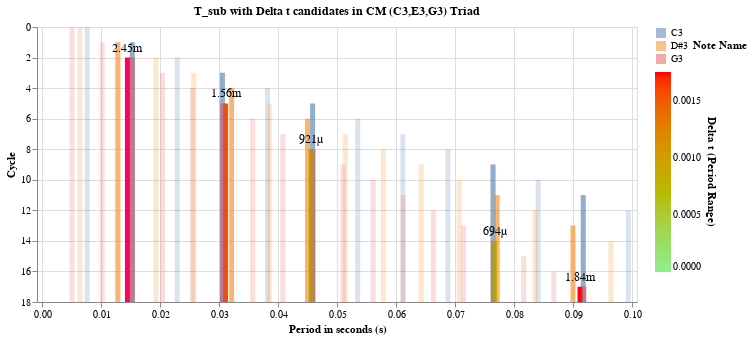

The cell this chart's notebook holds for it:
### Code cell
chart2 = alt.Chart(observable_df).mark_bar(
    # color='black'
).encode(
    x=alt.X('mean_t_sub').scale(domain=[0, 0.1]),
    # x2=alt.X2('t_value_max'),
    y=alt.Y('max_cycle:Q', scale=alt.Scale(reverse=True)),
    y2=alt.Y2(datum=18),
    color=alt.Color('difference',title='Delta t (Period Range)', scale=alt.Scale(domain=[0,.00175],range=['lightgreen','red']))
    
)

chart4 = alt.Chart(observable_df).mark_text(
    color='black',
    align='center',
    dy=-10,
    fontSize=12,
).encode(
    x=alt.X('mean_t_sub').scale(domain=[0, 0.1]),
    # x2=alt.X2('t_value_max'),
    y=alt.Y('max_cycle:Q', scale=alt.Scale(reverse=True)),
    y2=alt.Y2(datum=18),
    text=alt.Text('difference:Q', format='.3s', ),
    
)
(chart1+chart2+chart3+chart4).properties(
    width=600,
    height=275,
    # title='Mean Note Period with Delta t (or range) Cmin7 (C3,D#3,G3,A#3) Chord'
    title='T_sub with Delta t candidates in CM (C3,E3,G3) Triad',
    # title='T_sub with Delta t candidates in Caug (C3,E3,G#3) Triad'
).configure_title(
    fontSize=12,
).resolve_legend(color='shared').configure_legend(
    # orient='left',
    titleOrient='right',
  
)

### Figure 1 — Vega-Lite specification as saved in the notebook (floating-point values rounded to 4 significant figures)
{"config": {"view": {"continuousWidth": 300, "continuousHeight": 300}, "legend": {"titleOrient": "right"}, "title": {"fontSize": 12}}, "layer": [{"data": {"name": "data-fc2726812941c6c0fdbfe49a5015769c"}, "mark": {"type": "bar", "opacity": 0.5}, "encoding": {"color": {"field": "note_name", "legend": {"title": "Note Name"}, "type": "nominal"}, "x": {"field": "t_values", "scale": {"domain": [0, 0.1]}, "type": "quantitative"}, "y": {"field": "cycle_or_t", "scale": {"reverse": true}, "type": "quantitative"}, "y2": {"datum": 18}}}, {"data": {"name": "data-4d2176d6e185546a7a68c3d74cf1b6a5"}, "mark": {"type": "bar"}, "encoding": {"color": {"field": "difference", "scale": {"domain": [0, 0.00175], "range": ["lightgreen", "red"]}, "title": "Delta t (Period Range)", "type": "quantitative"}, "x": {"field": "mean_t_sub", "scale": {"domain": [0, 0.1]}, "type": "quantitative"}, "y": {"field": "max_cycle", "scale": {"reverse": true}, "type": "quantitative"}, "y2": {"datum": 18}}}, {"data": {"name": "data-dfd79b46d6d3869d8fe3d5237f46af30"}, "mark": {"type": "bar", "clip": true, "opacity": 0.2}, "encoding": {"color": {"field": "note_name", "legend": null, "type": "nominal"}, "x": {"axis": {"tickCount": 10}, "field": "t_values", "scale": {"domain": [0, 0.1]}, "title": "Period in seconds (s)", "type": "quantitative"}, "y": {"field": "cycle_or_t", "scale": {"reverse": true}, "title": "Cycle", "type": "quantitative"}, "y2": {"datum": 18}}}, {"data": {"name": "data-4d2176d6e185546a7a68c3d74cf1b6a5"}, "mark": {"type": "text", "align": "center", "color": "black", "dy": -10, "fontSize": 12}, "encoding": {"text": {"field": "difference", "format": ".3s", "type": "quantitative"}, "x": {"field": "mean_t_sub", "scale": {"domain": [0, 0.1]}, "type": "quantitative"}, "y": {"field": "max_cycle", "scale": {"reverse": true}, "type": "quantitative"}, "y2": {"datum": 18}}}], "height": 275, "resolve": {"legend": {"color": "shared"}}, "title": "T_sub with Delta t candidates in CM (C3,E3,G3) Triad", "width": 600, "$schema": "https://vega.github.io/schema/vega-lite/v5.20.1.json", "datasets": {"data-fc2726812941c6c0fdbfe49a5015769c": [{"note_name": "C3", "t_values": 0.07645, "cycle_or_t": 9.0, "winner_num": 1}, {"note_name": "D#3", "t_values": 0.07714, "cycle_or_t": 11.0, "winner_num": 1}, {"note_name": "G3", "t_values": 0.07653, "cycle_or_t": 14.0, "winner_num": 1}, {"note_name": "C3", "t_values": 0.04587, "cycle_or_t": 5.0, "winner_num": 2}, {"note_name": "D#3", "t_values": 0.045, "cycle_or_t": 6.0, "winner_num": 2}, {"note_name": "G3", "t_values": 0.04592, "cycle_or_t": 8.0, "winner_num": 2}, {"note_name": "C3", "t_values": 0.03058, "cycle_or_t": 3.0, "winner_num": 3}, {"note_name": "D#3", "t_values": 0.03214, "cycle_or_t": 4.0, "winner_num": 3}, {"note_name": "G3", "t_values": 0.03061, "cycle_or_t": 5.0, "winner_num": 3}, {"note_name": "C3", "t_values": 0.09173, "cycle_or_t": 11.0, "winner_num": 4}, {"note_name": "D#3", "t_values": 0.09, "cycle_or_t": 13.0, "winner_num": 4}, {"note_name": "G3", "t_values": 0.09184, "cycle_or_t": 17.0, "winner_num": 4}, {"note_name": "C3", "t_values": 0.01529, "cycle_or_t": 1.0, "winner_num": 5}, {"note_name": "D#3", "t_values": 0.01286, "cycle_or_t": 1.0, "winner_num": 5}, {"note_name": "G3", "t_values": 0.01531, "cycle_or_t": 2.0, "winner_num": 5}], "data-4d2176d6e185546a7a68c3d74cf1b6a5": [{"t_values": [0.01529, 0.01286, 0.01531], "mean_t_sub": 0.01448, "indices": [1.0, 1, 2.0], "difference": 0.00245, "difference_ratio": 0.1691, "order": 1, "t_value_min": 0.01286, "t_value_max": 0.01531, "max_cycle": 2.0}, {"t_values": [0.03058, 0.03214, 0.03061], "mean_t_sub": 0.03111, "indices": [3.0, 4, 5.0], "difference": 0.001563, "difference_ratio": 0.05025, "order": 2, "t_value_min": 0.03058, "t_value_max": 0.03214, "max_cycle": 5.0}, {"t_values": [0.04587, 0.045, 0.04592], "mean_t_sub": 0.04559, "indices": [5.0, 6, 8.0], "difference": 0.0009212, "difference_ratio": 0.0202, "order": 3, "t_value_min": 0.045, "t_value_max": 0.04592, "max_cycle": 8.0}, {"t_values": [0.07645, 0.07714, 0.07653], "mean_t_sub": 0.07671, "indices": [9.0, 11, 14.0], "difference": 0.0006938, "difference_ratio": 0.009045, "order": 4, "t_value_min": 0.07645, "t_value_max": 0.07714, "max_cycle": 14.0}, {"t_values": [0.09173, 0.09, 0.09184], "mean_t_sub": 0.09119, "indices": [11.0, 13, 17.0], "difference": 0.001842, "difference_ratio": 0.0202, "order": 5, "t_value_min": 0.09, "t_value_max": 0.09184, "max_cycle": 17.0}], "data-dfd79b46d6d3869d8fe3d5237f46af30": [{"cycle_or_t": 0, "note_name": "C3", "t_values": 0.007645}, {"cycle_or_t": 1, "note_name": "C3", "t_values": 0.01529}, {"cycle_or_t": 2, "note_name": "C3", "t_values": 0.02293}, {"cycle_or_t": 3, "note_name": "C3", "t_values": 0.03058}, {"cycle_or_t": 4, "note_name": "C3", "t_values": 0.03822}, {"cycle_or_t": 5, "note_name": "C3", "t_values": 0.04587}, {"cycle_or_t": 6, "note_name": "C3", "t_values": 0.05351}, {"cycle_or_t": 7, "note_name": "C3", "t_values": 0.06116}, {"cycle_or_t": 8, "note_name": "C3", "t_values": 0.0688}, {"cycle_or_t": 9, "note_name": "C3", "t_values": 0.07645}, {"cycle_or_t": 10, "note_name": "C3", "t_values": 0.08409}, {"cycle_or_t": 11, "note_name": "C3", "t_values": 0.09173}, {"cycle_or_t": 12, "note_name": "C3", "t_values": 0.09938}, {"cycle_or_t": 13, "note_name": "C3", "t_values": 0.107}, {"cycle_or_t": 14, "note_name": "C3", "t_values": 0.1147}, {"cycle_or_t": 15, "note_name": "C3", "t_values": 0.1223}, {"cycle_or_t": 16, "note_name": "C3", "t_values": 0.13}, {"cycle_or_t": 17, "note_name": "C3", "t_values": 0.1376}, {"cycle_or_t": 18, "note_name": "C3", "t_values": 0.1452}, {"cycle_or_t": 0, "note_name": "D#3", "t_values": 0.006428}, {"cycle_or_t": 1, "note_name": "D#3", "t_values": 0.01286}, {"cycle_or_t": 2, "note_name": "D#3", "t_values": 0.01928}, {"cycle_or_t": 3, "note_name": "D#3", "t_values": 0.02571}, {"cycle_or_t": 4, "note_name": "D#3", "t_values": 0.03214}, {"cycle_or_t": 5, "note_name": "D#3", "t_values": 0.03857}, {"cycle_or_t": 6, "note_name": "D#3", "t_values": 0.045}, {"cycle_or_t": 7, "note_name": "D#3", "t_values": 0.05143}, {"cycle_or_t": 8, "note_name": "D#3", "t_values": 0.05785}, {"cycle_or_t": 9, "note_name": "D#3", "t_values": 0.06428}, {"cycle_or_t": 10, "note_name": "D#3", "t_values": 0.07071}, {"cycle_or_t": 11, "note_name": "D#3", "t_values": 0.07714}, {"cycle_or_t": 12, "note_name": "D#3", "t_values": 0.08357}, {"cycle_or_t": 13, "note_name": "D#3", "t_values": 0.09}, {"cycle_or_t": 14, "note_name": "D#3", "t_values": 0.09642}, {"cycle_or_t": 15, "note_name": "D#3", "t_values": 0.1029}, {"cycle_or_t": 16, "note_name": "D#3", "t_values": 0.1093}, {"cycle_or_t": 17, "note_name": "D#3", "t_values": 0.1157}, {"cycle_or_t": 18, "note_name": "D#3", "t_values": 0.1221}, {"cycle_or_t": 0, "note_name": "G3", "t_values": 0.005102}, {"cycle_or_t": 1, "note_name": "G3", "t_values": 0.0102}, {"cycle_or_t": 2, "note_name": "G3", "t_values": 0.01531}, {"cycle_or_t": 3, "note_name": "G3", "t_values": 0.02041}, {"cycle_or_t": 4, "note_name": "G3", "t_values": 0.02551}, {"cycle_or_t": 5, "note_name": "G3", "t_values": 0.03061}, {"cycle_or_t": 6, "note_name": "G3", "t_values": 0.03571}, {"cycle_or_t": 7, "note_name": "G3", "t_values": 0.04082}, {"cycle_or_t": 8, "note_name": "G3", "t_values": 0.04592}, {"cycle_or_t": 9, "note_name": "G3", "t_values": 0.05102}, {"cycle_or_t": 10, "note_name": "G3", "t_values": 0.05612}, {"cycle_or_t": 11, "note_name": "G3", "t_values": 0.06123}, {"cycle_or_t": 12, "note_name": "G3", "t_values": 0.06633}, {"cycle_or_t": 13, "note_name": "G3", "t_values": 0.07143}, {"cycle_or_t": 14, "note_name": "G3", "t_values": 0.07653}, {"cycle_or_t": 15, "note_name": "G3", "t_values": 0.08163}, {"cycle_or_t": 16, "note_name": "G3", "t_values": 0.08674}, {"cycle_or_t": 17, "note_name": "G3", "t_values": 0.09184}, {"cycle_or_t": 18, "note_name": "G3", "t_values": 0.09694}]}}
